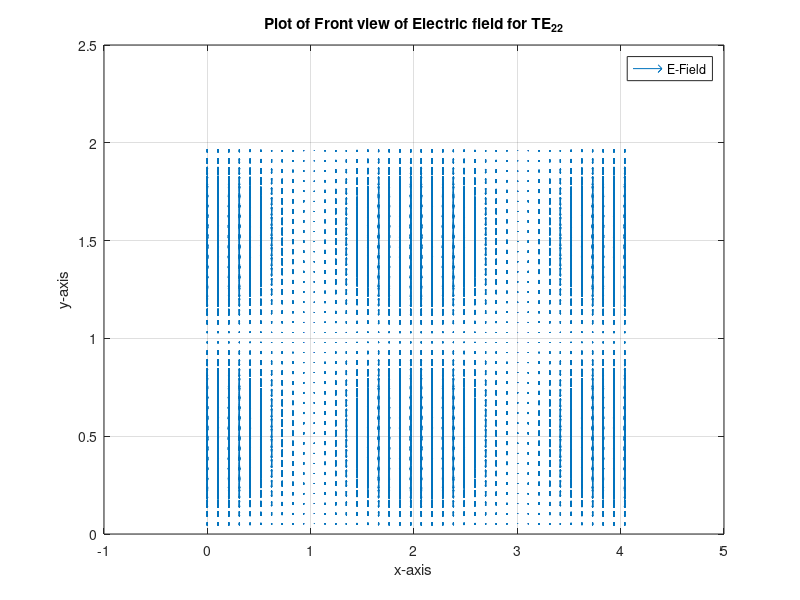
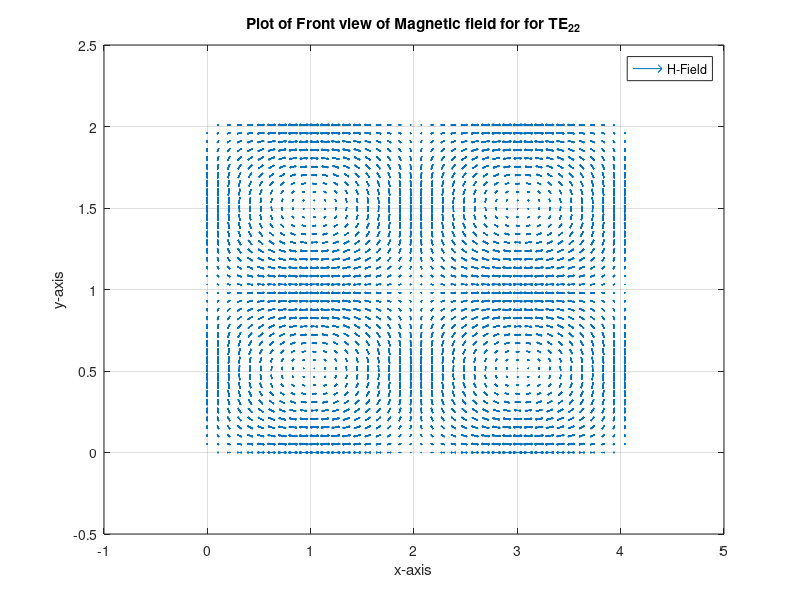
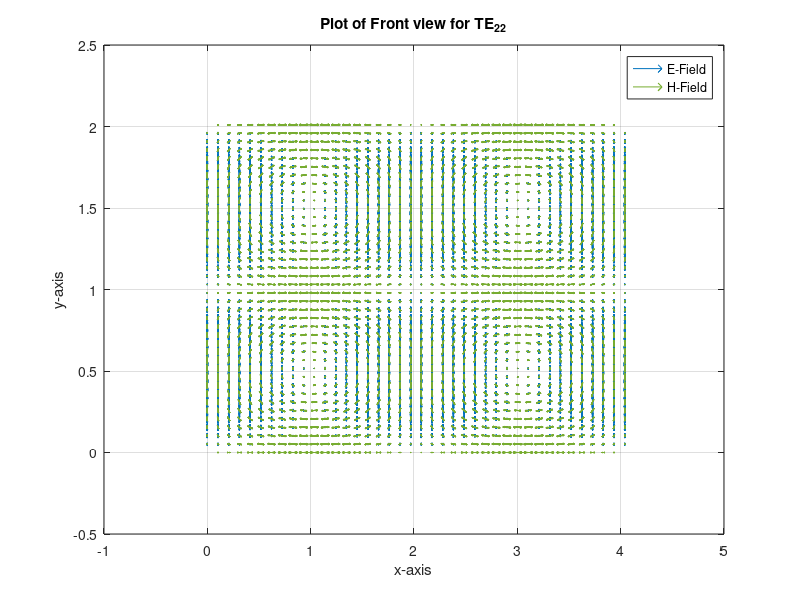
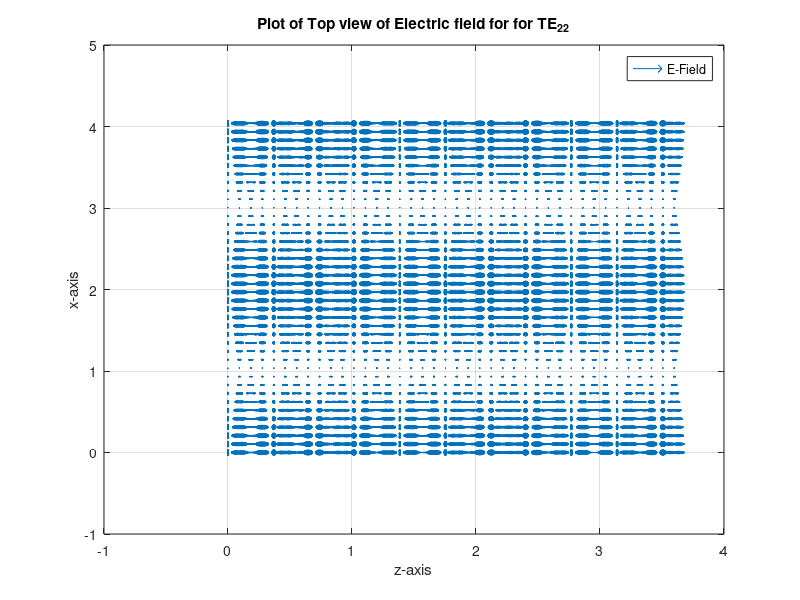

The MATLAB script that drew these images, in order:
clc;close all;clear all;
%WG13%frequency range 4.9 to 7.05 GHz%Dimensions 4.0386 x 2.0103 in cm   
a = 4.0386;    % Length in cm in x-direction
b = 2.0103;    % Length in cm in y-direction
f = 5*10.^9;   % Frequency of operation 5GHz
c = 3*10.^8;   % Velocity of light 
m = 2;         % Mode number in X-Direction
n = 2;         % Mode number in Y-Direction
Bmn = 1;       % Amplitude
% Wave propagation in Z-Direction
fc = c*100/2*sqrt((m/a).^2+(n/b).^2);% fc in GHz
lambda = c*100/fc;              % Wavelength in cm
epsilon = 8.8540e-12;           % Permittivity constant
epsilon_r = 1;                  % Relative Permittivity constant
mu1 = 4*pi*10e-7;               % Permeability constant
mu1_r = 1;                      % Relative Permeability constant
omega = 2*pi*f;                 % Frequency of operation in rad/s
M = 40;                         % Number of points to be poltted
%%%%%%%%%%%%%%%%%%%%%%%%%%%%%%%%%%%%%%%%%%%%%%%%%%%%%%%%%%%%%%%%
beta = omega*(sqrt(mu1*epsilon));  %Propagation constant
Bx = m*pi/a;By = n*pi/b;
Bc = sqrt(Bx.^2+By.^2); %cutoff wavenumber
Bz = sqrt(beta.^2-Bc.^2);

z = linspace(0,2*lambda,M);
x = linspace(0,a,M);
y = linspace(0,b,M);
[z,x,y] = meshgrid(z,x,y);
% Magnetic Field Expression for TMmn
Hx = Bmn*(By/epsilon)*sin(m*pi.*x./a).*cos(n*pi.*y./b).*exp(-1i*Bz*z);
Hy = -Bmn*(Bx/epsilon)*cos(m*pi.*x./a).*sin(n*pi.*y./b).*exp(-1i*Bz*z);
Hz = zeros(size(real(Hy)));
% Electric Field Expression for TMmn
Ex = -Bmn*(Bx*By/(omega*mu1*epsilon))*cos(m*pi.*x./a).*sin(n*pi.*y./b).*exp(-1i*Bz*z);
Ey = -Bmn*(By*Bz/(omega*mu1*epsilon))*cos(m*pi.*x./a).*sin(n*pi.*y./b).*exp(-1i*Bz*z);
Ez = -1i*Bmn*(Bc.^2/(omega*mu1*epsilon))*cos(m*pi.*x./a).*cos(n*pi.*y./b).*exp(-1i*Bz*z);
%%%%%%%%%%%%%%%%%%%%%%%%%%%%%%%%%%%%%%%%%%%%%%%%%%%%%%%%%%%%%%%%
figure();
quiver(x,y,real(Ex),real(Ey));
grid on
title(['Plot of Front view of Electric field for TE_',num2str(m),'_',num2str(n)]);
legend('E-Field');
xlabel('x-axis');
ylabel('y-axis');
figure();
quiver(x,y,real(Hx),real(Hy));
grid on
title(['Plot of Front view of Magnetic field for for TE_',num2str(m),'_',num2str(n)]);
legend('H-Field');
xlabel('x-axis');
ylabel('y-axis');
figure();
quiver(x,y,real(Ex),real(Ey));
hold on
quiver(x,y,real(Hx),real(Hy));
grid on
title(['Plot of Front view for TE_',num2str(m),'_',num2str(n)]);
legend('E-Field','H-Field');
xlabel('x-axis');
ylabel('y-axis');
%%%%%%%%%
figure();
quiver(z,x,real(Ez),real(Ex));
grid on
title(['Plot of Top view of Electric field for for TE_',num2str(m),'_',num2str(n)]);
legend('E-Field');
xlabel('z-axis');
ylabel('x-axis');
figure();
quiver(z,x,real(Hz),real(Hx));
grid on
title(['Plot of Top view of Magnetic field for for TE_',num2str(m),'_',num2str(n)]);
legend('H-Field');
xlabel('z-axis');
ylabel('x-axis');
figure();
quiver(z,x,real(Ez),real(Ex));
hold on
quiver(z,x,real(Hz),real(Hx));
grid on
title(['Plot of Top view for for TE_',num2str(m),'_',num2str(n)]);
legend('E-Field','H-Field');
xlabel('z-axis');
ylabel('x-axis');
%%%%%%%
figure();
quiver(z,y,real(Ez),real(Ey));
grid on
title(['Plot of Side view of Electric field for for TE_',num2str(m),'_',num2str(n)]);
legend('E-Field');
xlabel('z-axis');
ylabel('y-axis');
figure();
quiver(z,y,real(Hz),real(Hy));
grid on
title(['Plot of Side view of Magnetic field for for TE_',num2str(m),'_',num2str(n)]);
legend('H-Field');
xlabel('z-axis');
ylabel('y-axis');
figure();
quiver(z,y,real(Ez),real(Ey));
hold on
quiver(z,y,real(Hz),real(Hy));
grid on
title(['Plot of Side view for for TE_',num2str(m),'_',num2str(n)]);
legend('E-Field','H-Field');
xlabel('z-axis');
ylabel('y-axis');